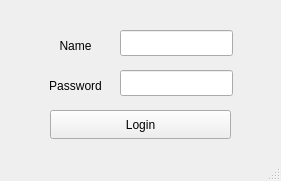
<?xml version="1.0" encoding="UTF-8"?>
<ui version="4.0">
 <class>ClientWindow</class>
 <widget class="QMainWindow" name="ClientWindow">
  <property name="geometry">
   <rect>
    <x>0</x>
    <y>0</y>
    <width>281</width>
    <height>181</height>
   </rect>
  </property>
  <property name="windowTitle">
   <string>ClientWindow</string>
  </property>
  <widget class="QWidget" name="centralwidget">
   <widget class="QLabel" name="PasswordLabel">
    <property name="geometry">
     <rect>
      <x>30</x>
      <y>70</y>
      <width>91</width>
      <height>31</height>
     </rect>
    </property>
    <property name="text">
     <string>Password</string>
    </property>
    <property name="alignment">
     <set>Qt::AlignCenter</set>
    </property>
   </widget>
   <widget class="QLabel" name="NameLabel">
    <property name="geometry">
     <rect>
      <x>30</x>
      <y>30</y>
      <width>91</width>
      <height>31</height>
     </rect>
    </property>
    <property name="text">
     <string>Name</string>
    </property>
    <property name="alignment">
     <set>Qt::AlignCenter</set>
    </property>
   </widget>
   <widget class="QPushButton" name="LoginButton">
    <property name="geometry">
     <rect>
      <x>50</x>
      <y>110</y>
      <width>181</width>
      <height>29</height>
     </rect>
    </property>
    <property name="text">
     <string>Login</string>
    </property>
   </widget>
   <widget class="QLineEdit" name="NameLineEdit">
    <property name="geometry">
     <rect>
      <x>120</x>
      <y>30</y>
      <width>113</width>
      <height>26</height>
     </rect>
    </property>
   </widget>
   <widget class="QLineEdit" name="PasswordLineEdit">
    <property name="geometry">
     <rect>
      <x>120</x>
      <y>70</y>
      <width>113</width>
      <height>26</height>
     </rect>
    </property>
    <property name="echoMode">
     <enum>QLineEdit::Password</enum>
    </property>
   </widget>
  </widget>
  <widget class="QStatusBar" name="statusbar"/>
 </widget>
 <resources/>
 <connections/>
</ui>
